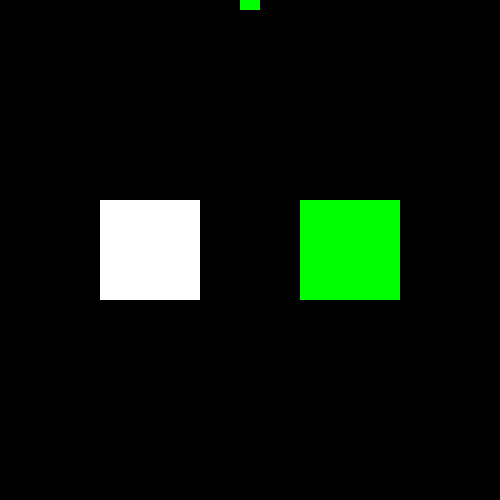
Frame 1 (no input)
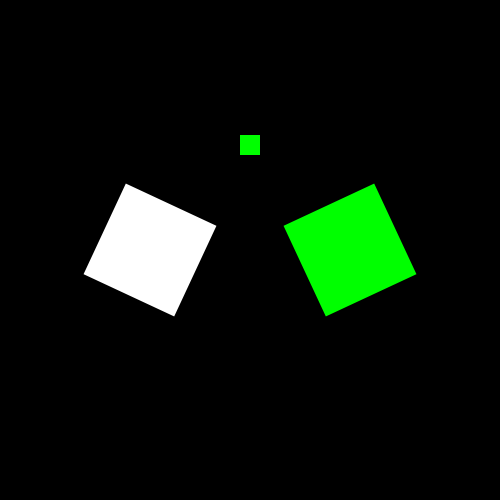
Frame 60 (the mouse pressed at the canvas centre just before this capture)
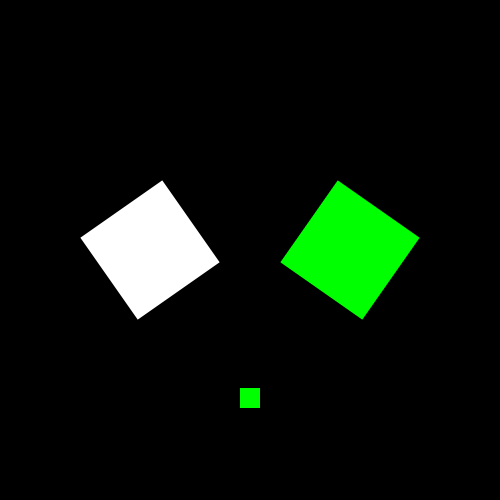
Frame 120 (the mouse held since frame 60 and released just before this capture)

The Processing sketch that drew these frames (run headless with seeded random() and noise(); from frame 60 on, the mouse is pressed at the canvas centre):

// Processing sketch: rotation
// ── rotation.pde
int l = 100; 
int a = 0; 
int y = 0; 
float v = 0;
float g = 0.1; 
void setup(){
    size(500, 500); 
    noStroke(); 
    rectMode(CENTER); 
}

void draw(){
    background(0); 
    pushMatrix(); 
    translate(width/2-100, height/2);
    rotate(radians(a)); //posso usare millis()/qualcosa per dare tempo
    fill(255); 
    rect(0, 0, l, l); 
    popMatrix(); 
    pushMatrix(); 
    translate(width/2+100, height/2); 
    rotate(radians(-a));
    fill(0, 255, 0); 
    rect(0, 0, l, l);
    popMatrix(); 
    rect(width/2, y, 20, 20); 
    y+=v; 
    v+=g; 
    if(y>=height){
      v = v *-0.70; 
    }
    a+=5;   

}
